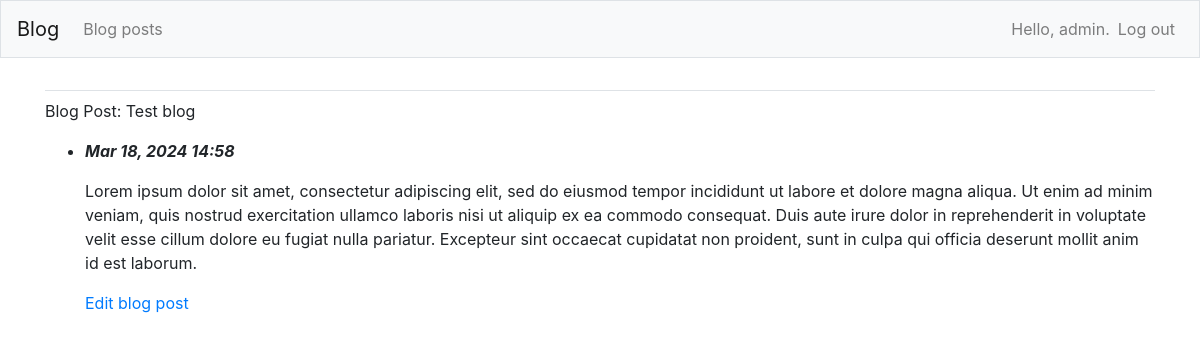
Page /blog_post/1/ (signed in) on the committed database.
### blogs/models.py (models this page shows, shortened)
class BlogPost(models.Model):
    title = models.CharField(max_length=200)
    text = models.TextField()
    date_added = models.DateTimeField(auto_now_add=True)

### blogs/views.py (the view)
# urls.py: path('blog_post/<int:blog_id>/', views.blog_post, name='blog_post'),
@login_required
def blog_post(request, blog_id):
    blog_post = BlogPost.objects.get(id=blog_id)
    context = {'blog_post': blog_post}
    return render(request, 'blogs/blog_post.html', context)

### blogs/templates/blogs/blog_post.html
{% extends 'blogs/base.html' %}
{% block content %}
<p>Blog Post: {{ blog_post.title }}</p>
  <ul>
  <li>
    <p><b><i>{{ blog_post.date_added|date:'M d, Y H:i' }}</i></b></p>
    <p>{{ blog_post.text|linebreaks }}</p>
    <p>
      <a href="{% url 'blogs:edit_blog_post' blog_post.id %}">Edit blog post</a>
    </p>
  </li>
  </ul>
{% endblock content %}

### blogs/templates/blogs/base.html (shortened to what this page needs)
{% load bootstrap4 %}
<!doctype html>
<html lang="en">
<head>
	{% bootstrap_css %}
</head>
<body>
<nav class="navbar navbar-expand-md navbar-light bg-light mb-4 border">
	<a class="navbar-brand" href="{% url 'blogs:index' %}">
		Blog</a>
	<div class="collapse navbar-collapse" id="navbarCollapse">
		<ul class="navbar-nav mr-auto">
			<li class="nav-item">
				<a class="nav-link" href="{% url 'blogs:blog_posts' %}">
					Blog posts</a></li>
		</ul>
		<ul class="navbar-nav ml-auto">
			{% if user.is_authenticated %}
				<li class="nav-item">
					<span class="navbar-text"> Hello, {{ user.username }}.</span>
				</li>
				<li class="nav-item">
					<a class="nav-link" href="{% url 'users:logout' %}">Log out</a>
				</li>
			{% else %}
				<li class="nav-item">
					<a class="nav-link" href="{% url 'users:register' %}">Register</a>
				</li>
				<li class="nav-item">
					<a class="nav-link" href="{% url 'users:login' %}">Log in</a></li>
			{% endif %}
		</ul>
	</div>
</nav>
<main role="main" class="container">
	<div class="pb-2 mb-2 border-bottom">
	</div>
	<div>
		{% block content %}{% endblock content %}
	</div>
</main>
</body>
</html>

### rows in the picture
BlogPost: title "Test blog", date_added "Mar 18, 2024 14:58", text "Lorem ipsum dolor sit amet, consectetur adipiscing elit, sed do eiusmod tempor incididunt ut labore et dolore magna aliqua. Ut enim ad minim veniam, quis nostrud exercitation ullamco laboris nisi ut aliquip ex ea commodo consequat. Duis aute irure dolor in reprehenderit in voluptate velit esse cillum dolore eu fugiat nulla pariatur. Excepteur sint occaecat cupidatat non proident, sunt in culpa qui officia deserunt mollit anim id est laborum."

### other values in the picture
{{ user.username }} "admin"
